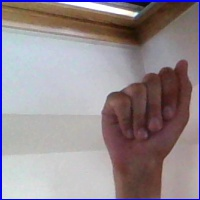
#> input picture reference/A1008.jpg, 200 x 200 px
$ python singleImage.py reference/A1008.jpg
#> lines starting #> are read from the running program, lines starting #| are printed output that depends on the picture
### PreProcessing.py
import cv2 as cv
import numpy as np
from copy import copy
from PIL import Image
import math


# [14 lines left out: functions binarize, convertToSingleChannel, not called in this run]


def grayScale(img: Image):
    pxls = img.load()  # load the pixel data from the image
    height, width = img.size  # get the size of the image

    img_grayscaled = Image.new(img.mode, img.size)  # make a canvas to hold the new picture

    for row in range(0, height):
        for column in range(0, width):
            red, blue, green = pxls[row, column]  # capture the color channels
            avg = math.floor((red + blue + green) / 3)  # grayscale image is when all three color values are the same
            # fill the canvas with the new values
            img_grayscaled.putpixel((row, column), (avg, avg, avg))
    #       TODO this should convert to a single channel (from black to white)

    result = np.array(img_grayscaled)
    return result
    # this should add to the list of versions in the hand


# [94 lines left out: functions invertColor, downSize, old_blur_gaussian, threshold_otsu, removeOtherStuff, not called in this run]


# [7 lines of commented-out code are left out]

### singleImage.py
import cv2 as cv
import argparse
import PreProcessing
from PIL import Image
import math
import numpy as np
from copy import copy

referenceDir = "./reference/"

# read reference images using pillow
SIGN_A = Image.open(referenceDir + "A1008.jpg")
#> SIGN_A is the input picture: PIL image 200x200 RGB; mean R, G, B 150, 139.3, 144.6
SIGN_F = Image.open(referenceDir + "F1001.jpg")
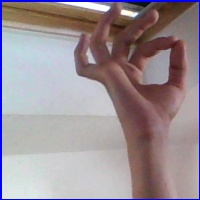
#> input picture reference/F1001.jpg, 200 x 200 px
#> SIGN_F is the input picture: PIL image 200x200 RGB; mean R, G, B 155.5, 143.6, 149.6
SIGN_P = Image.open(referenceDir + "P1014.jpg")
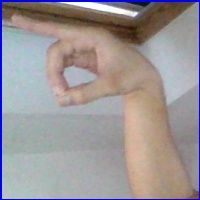
#> input picture reference/P1014.jpg, 200 x 200 px
#> SIGN_P is the input picture: PIL image 200x200 RGB; mean R, G, B 156.8, 150.4, 152.1

parser = argparse.ArgumentParser()  # argument parser

# parser.add_argument("square", help="display a square of a given number", type=int)
parser.add_argument("handpose", help="set input image as A, F or P")
args = parser.parse_args()

image = SIGN_A

if args.handpose == "a":
    print("processing sign for A")
    image = SIGN_A
elif args.handpose == "f":
    print("processing sign for F")
    image = SIGN_F
elif args.handpose == "p":
    print("processing sign for P")
    image = SIGN_P

img_grayscaled = PreProcessing.grayScale(image)
#> in grayScale, `img_grayscaled = Image.new(img.mode, img.size)`: img_grayscaled: PIL image 200x200 RGB; every value is 0
#> after the loop in grayScale, `for row in range(0, height):`:
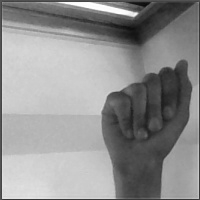
#> img_grayscaled: PIL image 200x200 RGB; min 11, max 255, mean 144.3

#> (the run stopped early here; a loop or call above may not have finished)
